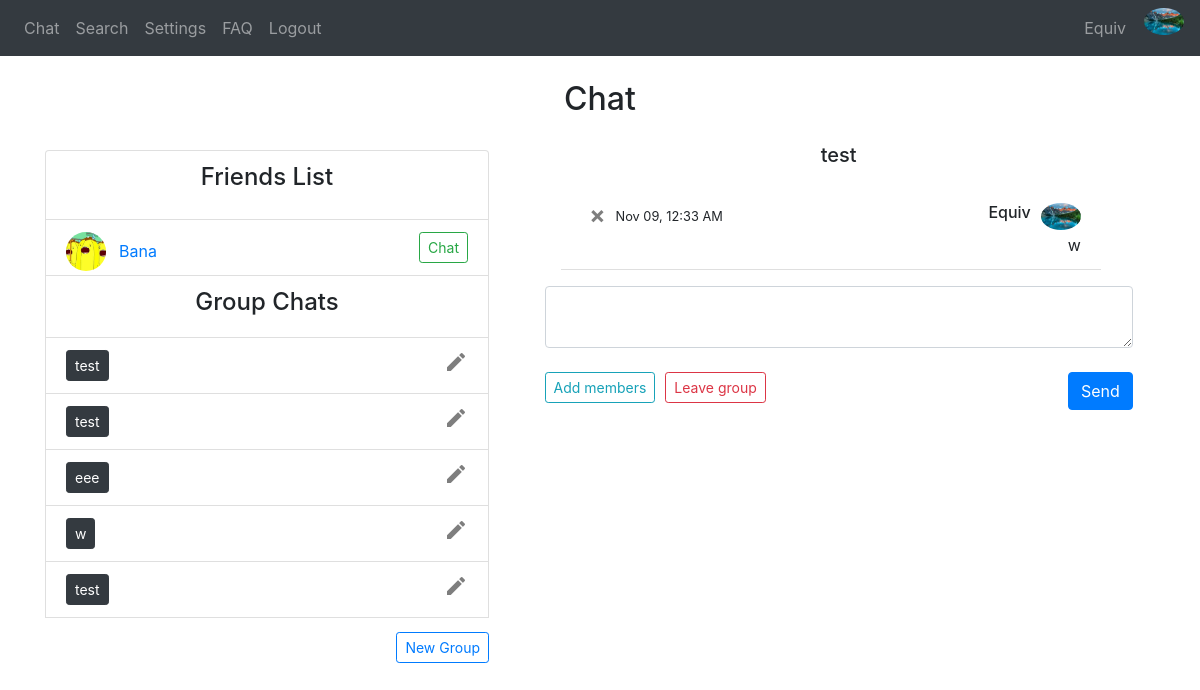
The app's page /group-chat/8 (signed in) with its own data.
### website/models.py (models this page shows)
class User(db.Model, UserMixin):
    username = db.Column(db.String(150), unique=True)
    password = db.Column(db.String(150))
    answer = db.Column(db.String(150)) # security word
    question = db.Column(db.String(150)) # security question
    first_name = db.Column(db.String(150))
    status = db.Column(db.String(150))
    messages = db.relationship('Message')
    friends_list = db.relationship('Friend')
    id = db.Column(db.Integer, primary_key=True)
    name = db.Column(db.String(20))
    groups = db.relationship('Group', secondary=user_groups, backref=db.backref('members', lazy='dynamic'))
    image_file = db.Column(db.String(20), nullable=False, default='default.jpg')

class Group(db.Model):
    group_id = db.Column(db.Integer, primary_key=True)
    group_name = db.Column(db.String(20))

class Message(db.Model):
    id = db.Column(db.Integer, primary_key=True)
    data = db.Column(db.String(10000))
    date = db.Column(db.DateTime(timezone=True), default=func.now(tz=pytz.timezone('US/Eastern')))
    user_id = db.Column(db.Integer, db.ForeignKey('user.id')) #one-to-many relationship
    recipient_id = db.Column(db.Integer)
    group_id = db.Column(db.Integer)

class Friend(db.Model):
    id = db.Column(db.Integer, primary_key=True)
    user_id = db.Column(db.Integer, db.ForeignKey('user.id')) #one-to-many relationship
    friend_id = db.Column(db.Integer)
    friend_name = db.Column(db.String(10000))

### website/group_views.py (the view, shortened to what this page needs)
@group_views.route('/group-chat/<string:group_id>', methods=['GET', 'POST'])
@login_required
def group_chat(group_id):
    group = Group.query.filter(Group.group_id == group_id).first_or_404()
    return render_template("group_chat.html", User=User, user=current_user, username=current_user.username, user_db=User, group=group, Message=Message, desc=desc, str=str, datetime=datetime)

### website/__init__.py (called while the page is built)
def create_app():
    app = Flask(__name__)
    app.config['SECRET_KEY'] = 'wadkjwlajda'
    app.config['SQLALCHEMY_DATABASE_URI'] = f'sqlite:///{DB_NAME}'
    db.init_app(app)
    from .views import views
    from .auth import auth
    from .group_views import group_views
    app.register_blueprint(views, url_prefix='/')
    app.register_blueprint(auth, url_prefix='/')
    app.register_blueprint(group_views, url_prefix='/')
    from .models import User, Message
    create_database(app)
    login_manager = LoginManager()
    login_manager.login_view = 'auth.login'
    login_manager.init_app(app)
    @login_manager.user_loader
    def load_user(id):
        return User.query.get(int(id))
    return app

### website/templates/group_chat.html (shortened to what this page needs)
{% extends "base.html" %} {% block title %}Chat{% endblock %} {% block content
    %}
    <h2 align="center">Chat</h2>
<div style="float: right; width: 55%; padding-right: 2%; padding-top: 1.5%;">
    <ul class="list-group list-group-flush" id="messages">
        <h5 align="center">{{group.group_name}}</h5>
        <div class="overflow-auto p-3 mb-3 mb-md-0 mr-md-3 bg-light;" style="max-height: 300px; display: flex; flex-direction: column-reverse;">
        {% for message in Message.query.order_by(desc(Message.id)).all() %}
            {% if message.group_id == group.group_id %}
                {% if message.user_id == user.id %}
                <li class="list-group-item">
                    <div style="height:30px">
                        <div style="float: right; padding-left: 10px"><img style="width:40px" class="rounded-circle account-img" src="{{ url_for('static', filename='profile_pics/' + current_user.image_file) }}"></div>
                        <div style="float: right"><h6>{{ user_db.query.filter(user_db.id == message.user_id).first_or_404().username }}</h6></div>
                        <div style="float: left; width: 5%"><a class="close" id="chat" href="/delete-message-group/{{message.id}}/{{group.group_id}}"><span aria-hidden="true">&times;</span></a></div>
                            {% if (message.date - datetime.datetime.now()).days < 0 %}
                            <div style="float:left; padding-left: 10px"><small>{{(message.date - datetime.timedelta(hours=5)).strftime('%b %d, %I:%M %p')}}</small></div>
                            {% elif (message.date - datetime.datetime.now()).days == -1 %}
                                <div style="float:left; padding-left: 10px"><small>{{(message.date - datetime.timedelta(hours=5)).strftime('Yesterday, %I:%M %p')}}</small></div>
                            {% else %}
                                <div style="float:left; padding-left: 10px"><small>{{(message.date - datetime.timedelta(hours=5)).strftime('%I:%M %p')}}</small></div>
                            {% endif %}
                        </div>
                        <div align="right">{{message.data}}</div>
                </li>
                {% endif %}
            {% endif %}
        {% endfor %}
        </div>
    </ul>
    <form method="POST">
        <textarea name="message" id="message" class="form-control"></textarea>
        <br />
        <div style="float: right">
            <button type="submit" class="btn btn-primary">Send</button>
        </div>
    </form>
    <div style="float: left;"><a class="btn btn-outline-info btn-sm" id="chat" href="/add-members/{{group.group_name}}">Add members</a></div>
    <div style="float: left; padding-left: 10px"><a class="btn btn-outline-danger btn-sm" id="chat" href="/leave-group/{{group.group_name}}/{{current_user.id}}">Leave group</a></div>
</div>
<br />
<div style="float: left; width: 40%; padding-left: 0%">
    <li style="height: 70px" class="list-group-item"><h4 align="center">Friends List</h4></li>
    {% if user.friends_list %}
        {% for friend in user.friends_list %}
            <li class="list-group-item">
                <div style="float: left"><img style="width:40px" class="rounded-circle account-img" src="{{ url_for('static', filename='profile_pics/' + User.query.filter(User.id == friend.friend_id).first_or_404().image_file) }}"></div>
                <div style="float: left"><a class="btn btn-link" id="chat" href="/profile/{{User.query.filter(User.id == friend.friend_id).first_or_404().username}}">{{User.query.filter(User.id == friend.friend_id).first_or_404().username}}</a></div>
                <div align="right"><a class="btn btn-outline-success btn-sm" id="chat" href="/chat/{{User.query.filter(User.id == friend.friend_id).first_or_404().username}}">Chat</a></div>
            </li>
        {% endfor %}
    {% endif %}
    {% if user.groups %}
    <li class="list-group-item"><h4 align="center">Group Chats</h4></li>
        {% for group in user.groups %}
            <li class="list-group-item">
                <a class="btn btn-dark btn-sm" id="chat" href="/group-chat/{{group.group_id}}">{{group.group_name}}</a>
                <div style="float: right; width: 5%"><a class="close" id="chat" href="/change-group-name/{{group.group_id}}"><span aria-hidden="true"><i class="material-icons">mode_edit</i></span></a></div>
            </li>
        {% endfor %}
    {% endif %}
    <div style="float: right; padding-top: 3%"><a class="btn btn-outline-primary btn-sm" id="create-group" href="/create-group">New Group</a></div>
</div>
{% endblock %}

### website/templates/base.html (shortened to what this page needs)
<!DOCTYPE html>
<html>
  <head>
    <link
      rel="stylesheet"
      href="https://stackpath.bootstrapcdn.com/bootstrap/4.4.1/css/bootstrap.min.css"
    />
    <link
      rel="stylesheet"
      href="https://stackpath.bootstrapcdn.com/font-awesome/4.7.0/css/font-awesome.min.css"
    />
  </head>
  <body>
    <nav class="navbar navbar-expand-lg navbar-dark bg-dark">
      <div class="collapse navbar-collapse" id="navbar">
        <div class="navbar-nav">
          {% if user.is_authenticated %}
            <a class="nav-item nav-link" id="chat" href="/">Chat</a>
            <a class="nav-item nav-link" id="search" href="/search">Search</a>
            <a class="nav-item nav-link" id="settings" href="/settings">Settings</a>
            <a class="nav-item nav-link" id="faq" href="/faq">FAQ</a>
            <a class="nav-item nav-link" id="logout" href="/logout">Logout</a>
          {% else %}
            <a class="nav-item nav-link" id="login" href="/login">Log In</a>
            <a class="nav-item nav-link" id="signUp" href="/sign-up">Sign Up</a>
            <a class="nav-item nav-link" id="faq" href="/faq">FAQ</a>
          {% endif %}
        </div>
      </div>
      <div class="collapse navbar-collapse justify-content-end" id="navbar">
        <div class="navbar-nav">
          {% if user.is_authenticated %}
          <a class="nav-item nav-link" id="chat" href="/profile">{{user.username}}</a>
          <div style="float: right; padding-left: 10px"><a href="/profile"><img style="width:40px" class="rounded-circle account-img" src="{{ url_for('static', filename='profile_pics/' + current_user.image_file) }}"></a></div>
          {% endif %}
        </div>
      </div>
    </nav>
    <br />
    <div class="container">{% block content %} {% endblock %}</div>
  </body>
</html>

### records on screen
User: username "Equiv", image_file (picture), query.filter "Equiv"
Group: group_name "test"
Message: image_file (picture), date "Nov 09, 12:33 AM", data "w"
Friend: image_file (picture)
User: query.filter "Bana"
Group: group_name "test"
Group: group_name "eee"
Group: group_name "w"
Group: group_name "test"
